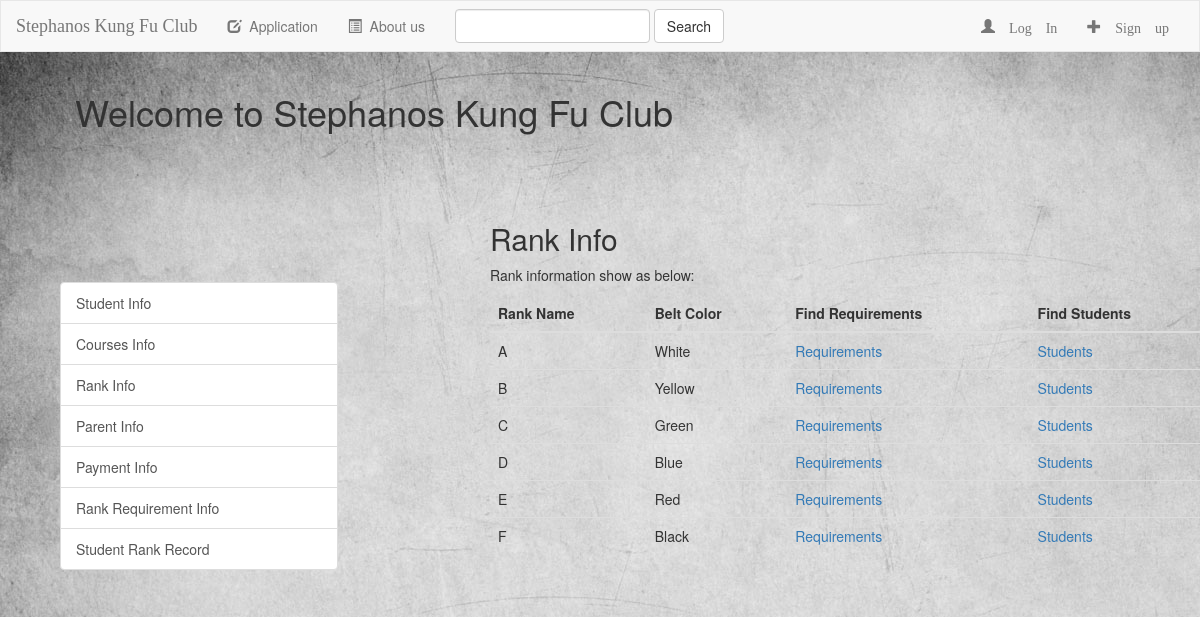
Screenshot of /skf/rank/ with the database file from the repository.
### skf/models.py (models this page shows, shortened)
class Rank(models.Model):
    student = models.ManyToManyField(Student, through='RankRecord')
    name = models.CharField(max_length=500, primary_key=True)
    bcolor = models.CharField(max_length=500)

### skf/views.py (the view)
class RankView(generic.ListView):
    context_object_name = "ranks"
    template_name = 'skf/rank.html'
    def get_queryset(self):
        return Rank.objects.all()

### skf/templates/skf/rank.html (shortened to what this page needs)
{% extends "skf/base.html" %}
{% block body %}
    <h2>Rank Info</h2>
    <p>Rank information show as below:</p>
    <table class="table table-hover">
        <thead>
        <tr>
            <th>Rank Name</th>
            <th>Belt Color</th>
            <th>Find Requirements</th>
            <th>Find Students</th>
        </tr>
        </thead>
        <tbody>
        {% for rank in ranks %}
            <tr>
                <td>{{ rank.name }}</td>
                <td>{{ rank.bcolor }}</td>
                <td><a href="{% url 'skf:ran_requirement' rank.name %}">Requirements</a></td>
                <td><a href="{% url 'skf:ran_student' rank.name %}">Students</a></td>
            </tr>
        {% endfor %}
        </tbody>
    </table>
{% endblock %}

### skf/static/skf/style.css (style rules this page uses)
body { background: white url("images/background.jpg"); }

### rows the page displays
Rank: name "A", bcolor "White"
Rank: name "B", bcolor "Yellow"
Rank: name "C", bcolor "Green"
Rank: name "D", bcolor "Blue"
Rank: name "E", bcolor "Red"
Rank: name "F", bcolor "Black"
